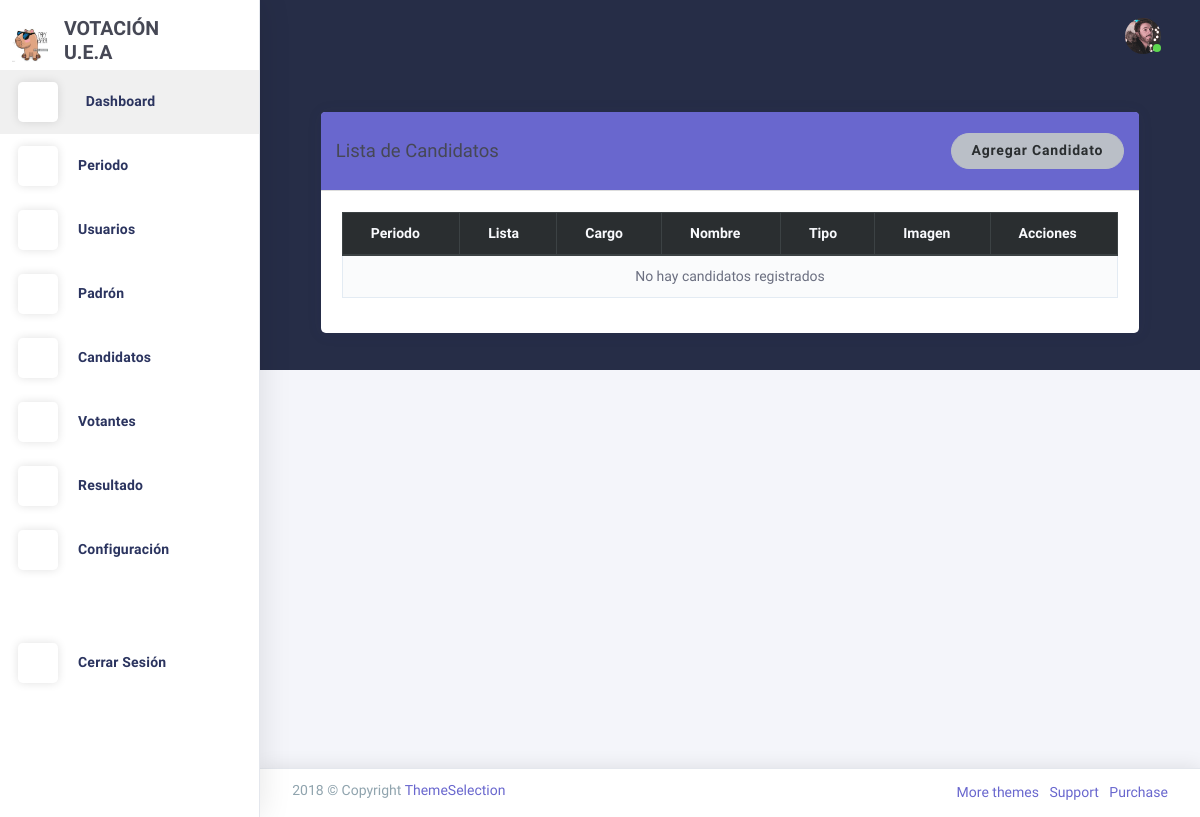
/candidatos/, run on an earlier commit of the app's database.
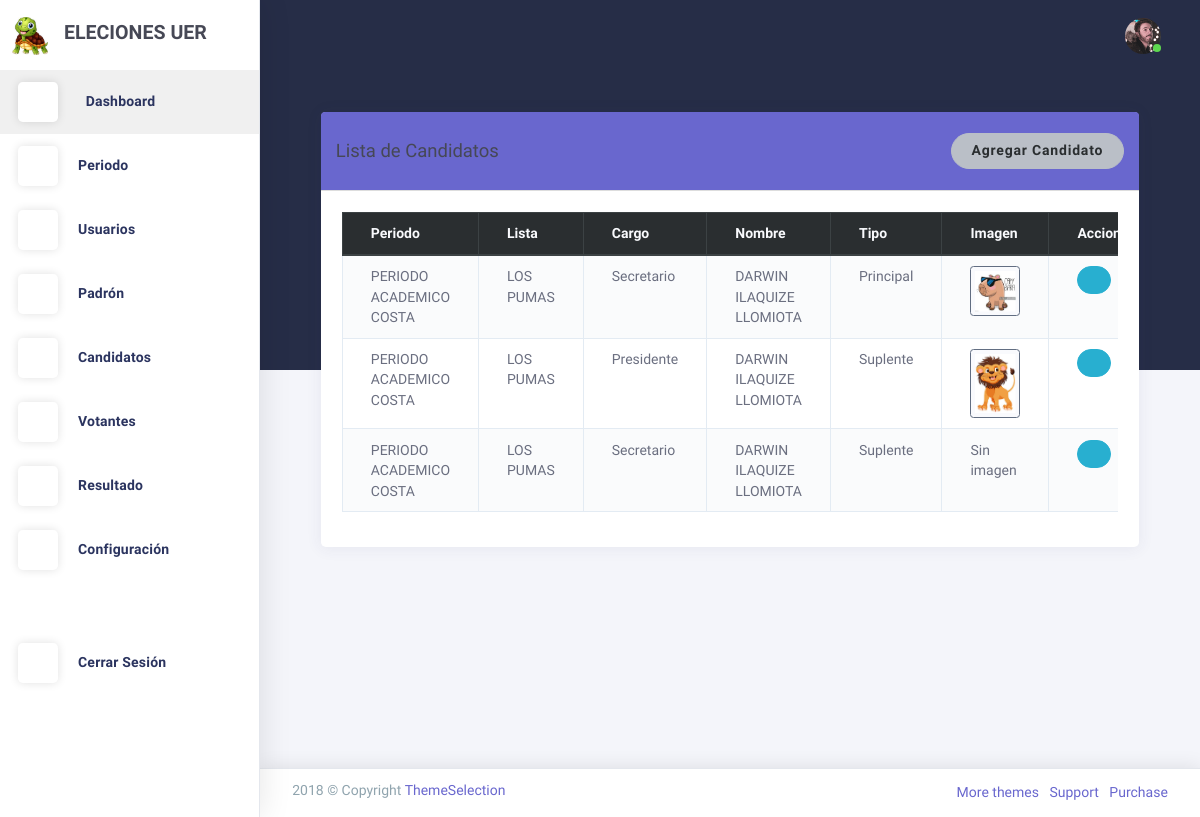
And on a later commit of the database.
### Aplicaciones/configuracion/models.py (models this page shows, shortened)
class LogoConfig(models.Model):
    logo_1 = models.ImageField(upload_to='logos/')
    logo_2 = models.ImageField(upload_to='logos/')
    iniciales = models.CharField(max_length=10)

### Aplicaciones/elecciones/models.py (models this page shows, shortened)
class Candidato(models.Model):
    nombre_candidato = models.CharField(max_length=100)
    lista = models.ForeignKey(Lista, on_delete=models.CASCADE)
    cargo = models.ForeignKey(Cargo, on_delete=models.CASCADE)
    periodo = models.ForeignKey(Periodo, on_delete=models.CASCADE)
    padron=models.ForeignKey(PadronElectoral, on_delete=models.CASCADE, null=True, blank=True)
    imagen = models.ImageField(upload_to='candidatos/', null=True, blank=True)

class Lista(models.Model):
    nombre_lista = models.CharField(max_length=100)
    frase = models.CharField(max_length=255, null=True, blank=True)
    imagen = models.ImageField(upload_to='listas/', null=True, blank=True)
    periodo = models.ForeignKey(Periodo, on_delete=models.CASCADE)
    color = models.CharField(max_length=20, default='azul', help_text='Color representativo de la lista (nombre o código hexadecimal)')

class Cargo(models.Model):
    nombre_cargo = models.CharField(max_length=100)
    descripcion = models.TextField(blank=True, null=True)
    periodo = models.ForeignKey(Periodo, on_delete=models.CASCADE)

### Aplicaciones/periodo/models.py (models this page shows, shortened)
class Periodo(models.Model):
    nombre = models.CharField(max_length=100, unique=True)
    fecha_inicio = models.DateField()
    fecha_fin = models.DateField()

### Aplicaciones/elecciones/views.py (the view)
# urls.py: path('candidatos/', views.listar_candidatos, name='listar_candidatos'),
def listar_candidatos(request):
    candidatos = Candidato.objects.select_related('lista', 'cargo', 'periodo').order_by('periodo__nombre', 'lista__nombre_lista')
    listas = Lista.objects.all()
    cargos = Cargo.objects.all()
    periodos = Periodo.objects.all()
    messages_list = [{'message': m.message, 'tags': m.tags} for m in messages.get_messages(request)]
    return render(request, 'candidatos/listarcandidatos.html', {
        'candidatos': candidatos,
        'listas': listas,
        'cargos': cargos,
        'periodos': periodos,
        'messages_json': json.dumps(messages_list)
    })

### Aplicaciones/configuracion/context_processors.py (called while the page is built)
def logo_config(request):
    return {'logo_config': LogoConfig.objects.first()}

### Aplicaciones/elecciones/templates/candidatos/listarcandidatos.html (shortened to what this page needs)
{% extends "plantilla.html" %}
{% load static %}
{% block contenido %}
<div class="container mt-3">
    <div class="card">
        <div class="card-header bg-primary text-white d-flex justify-content-between align-items-center py-2">
            <h4 class="mb-0">Lista de Candidatos</h4>
            <a href="{% url 'agregar_candidato' %}" class="btn btn-light">Agregar Candidato</a>
        </div>
        <div class="card-body">
            <div class="table-responsive">
                <table id="tablaCandidatos" class="table table-striped table-bordered dt-complex-header table-hover">
                    <thead class="thead-dark">
                        <tr>
                            <th>Periodo</th>
                            <th>Lista</th>
                            <th>Cargo</th>
                            <th>Nombre</th>
                            <th>Tipo</th>
                            <th>Imagen</th>
                            <th>Acciones</th>
                        </tr>
                    </thead>
                    <tbody>
                        {% for candidato in candidatos %}
                        <tr>
                            <td>{{ candidato.periodo.nombre }}</td>
                            <td>{{ candidato.lista.nombre_lista }}</td>
                            <td>{{ candidato.cargo.nombre_cargo }}</td>
                            <td>{{ candidato.nombre_candidato }}</td>
                            <td>
                                {% if forloop.counter0|divisibleby:3 %}
                                Principal
                                {% elif forloop.counter0|divisibleby:3|add:"1" %}
                                Suplente
                                {% else %}
                                Alterno
                                {% endif %}
                            </td>
                            <td>
                                {% if candidato.imagen %}
                                <img src="{{ candidato.imagen.url }}" alt="{{ candidato.nombre_candidato }}" class="img-thumbnail" style="max-width: 50px;">
                                {% else %}
                                <span class="text-muted">Sin imagen</span>
                                {% endif %}
                            </td>
                            <td>
                                <div class="btn-group" role="group">
                                    <div class="action-buttons d-flex">
                                        <a href="{% url 'editar_candidato' candidato.id %}" class="btn btn-info btn-sm mr-1">
                                            <i class="la la-edit"></i>
                                        </a>
                                    </div>
                                </div>
                            </td>
                        </tr>
                        {% empty %}
                        <tr>
                            <td colspan="7" class="text-center">No hay candidatos registrados</td>
                        </tr>
                        {% endfor %}
                    </tbody>
                </table>
            </div>
            </div>
        </div>
    </div>
</div>
{% endblock %}

### Aplicaciones/administracion/templates/plantilla.html (shortened to what the changed rows need)
{% load static %}
<!DOCTYPE html>
<html class="loading" lang="en" data-textdirection="ltr">
  <head>
    <link href="https://maxcdn.icons8.com/fonts/line-awesome/1.1/css/line-awesome.min.css" rel="stylesheet">
    <link rel="stylesheet" type="text/css" href="{% static 'plantillas/theme-assets/css/vendors.css' %}">
    <link rel="stylesheet" type="text/css" href="{% static 'plantillas/theme-assets/vendors/css/charts/chartist.css' %}">
    <link rel="stylesheet" type="text/css" href="{% static 'plantillas/theme-assets/css/app-lite.css' %}">
    <link rel="stylesheet" type="text/css" href="{% static 'plantillas/theme-assets/css/core/menu/menu-types/vertical-menu.css' %}">
    <link rel="stylesheet" type="text/css" href="{% static 'plantillas/theme-assets/css/core/colors/palette-gradient.css' %}">
    <link rel="stylesheet" type="text/css" href="{% static 'plantillas/theme-assets/css/pages/dashboard-ecommerce.css' %}">
    <link rel="stylesheet" href="https://cdnjs.cloudflare.com/ajax/libs/font-awesome/6.5.2/css/all.min.css">
    <link rel="stylesheet" href="{% static 'css/style.css' %}">
    <link href="https://cdn.jsdelivr.net/npm/bootstrap-fileinput@5.5.0/css/fileinput.min.css" rel="stylesheet">
    <link rel="stylesheet" href="https://cdn.jsdelivr.net/npm/izitoast@1.4.0/dist/css/iziToast.min.css">
    <link rel="stylesheet" href="https://cdn.datatables.net/1.11.5/css/jquery.dataTables.min.css">
    <link rel="stylesheet" href="https://cdn.datatables.net/1.11.5/css/dataTables.bootstrap4.min.css">
    <link rel="stylesheet" href="https://cdn.datatables.net/buttons/2.2.2/css/buttons.dataTables.min.css">
    <link rel="stylesheet" href="https://cdn.datatables.net/buttons/2.2.2/css/buttons.bootstrap4.min.css">
  </head>
  <body class="vertical-layout vertical-menu 2-columns menu-expanded fixed-navbar" data-open="click" data-menu="vertical-menu" data-color="bg-chartbg" data-col="2-columns">
    <div class="main-menu menu-fixed menu-light menu-accordion menu-shadow" data-scroll-to-active="true" alt="LOGO MENU"
         data-img="{% if logo_config and logo_config.logo_2 %}{{ logo_config.logo_2.url }}{% else %}{% static 'images/logo1.png' %}{% endif %}">
      <div class="navbar-header">
        <ul class="nav navbar-nav flex-row">
          <li class="nav-item mr-auto">
            <a class="navbar-brand" href="index.html">
              <img class="brand-logo" alt="LOGO FONDO"
                   src="{% if logo_config and logo_config.logo_1 %}{{ logo_config.logo_1.url }}{% else %}{% static 'images/logo1.png' %}{% endif %}"/>
              <h3 class="brand-text">
                {{ logo_config.iniciales|default:" " }}
              </h3>
            </a>
          </li>
        </ul>
      </div>
    </div>
    <div class="app-content content">
      <div class="content-wrapper">
        <div class="content-body">
          <div class="container">
            {% block contenido %}{% endblock %}
          </div>
        </div>
      </div>
</body>
</html>

What changed in the data, as far as the page shows it:
changed LogoConfig: logo_1: a different picture; iniciales "VOTACIÓN U.E.A" → "ELECIONES UER"
added Candidato: periodo.nombre "PERIODO ACADEMICO COSTA", lista.nombre_lista "LOS PUMAS", cargo.nombre_cargo "Secretario", nombre_candidato "DARWIN ILAQUIZE LLOMIOTA", shows "Principal", imagen (picture)
added Candidato: periodo.nombre "PERIODO ACADEMICO COSTA", lista.nombre_lista "LOS PUMAS", cargo.nombre_cargo "Presidente", nombre_candidato "DARWIN ILAQUIZE LLOMIOTA", shows "Suplente", imagen (picture)
added Candidato: periodo.nombre "PERIODO ACADEMICO COSTA", lista.nombre_lista "LOS PUMAS", cargo.nombre_cargo "Secretario", nombre_candidato "DARWIN ILAQUIZE LLOMIOTA", shows "Suplente", imagen "Sin imagen"
Also different on the page:
text no longer shown: "No hay candidatos registrados"
